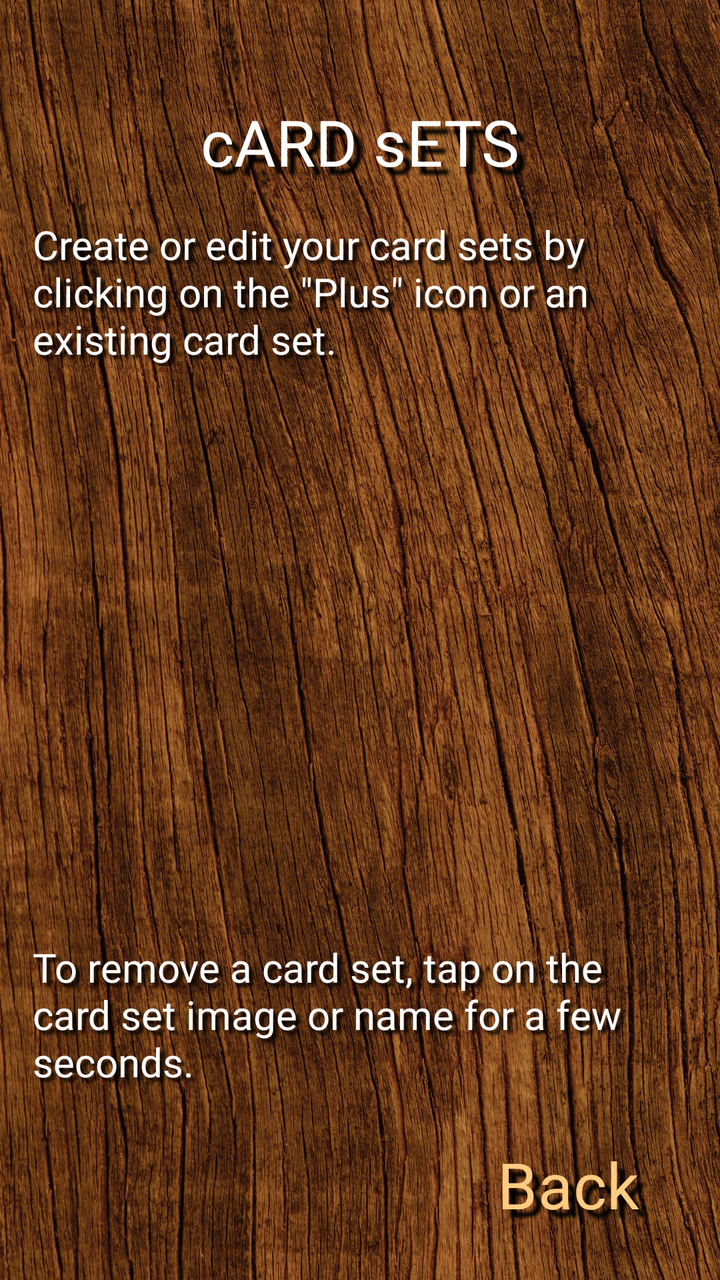
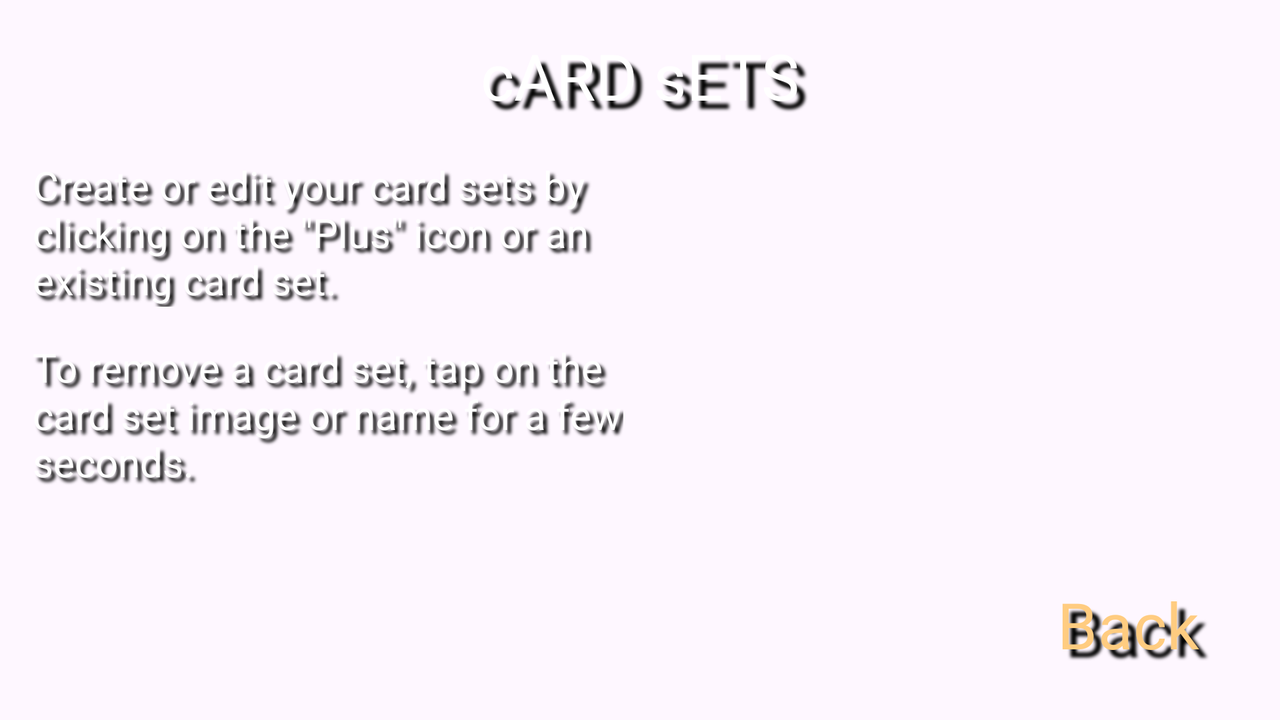

An Android layout and its configuration variant, each rendered on a device that would load it. The default file and the variant file are quoted in full after the pictures.
<!-- AndroidManifest.xml: application theme Theme.MemoryPlus -->
<!-- res/layout/activity_card_sets.xml -->
<?xml version="1.0" encoding="utf-8"?>
<androidx.constraintlayout.widget.ConstraintLayout xmlns:android="http://schemas.android.com/apk/res/android"
    xmlns:app="http://schemas.android.com/apk/res-auto"
    xmlns:tools="http://schemas.android.com/tools"
    style="@style/ActivityStyle"
    android:layout_width="match_parent"
    android:layout_height="match_parent"
    tools:context=".cardsets.CardSetsActivity">

    
    <TextView
        android:id="@+id/card_sets_title"
        style="@style/TitleStyle.Small"
        android:layout_width="match_parent"
        android:layout_height="wrap_content"
        android:layout_marginTop="@dimen/gap_big"
        android:text="@string/card_sets_title"
        app:layout_constraintTop_toTopOf="parent" />

    
    <TextView
        android:id="@+id/card_sets_message_add"
        style="@style/TextStyle"
        android:layout_width="match_parent"
        android:layout_height="wrap_content"
        android:layout_marginTop="@dimen/gap_normal"
        android:text="@string/card_sets_message_add"
        app:layout_constraintTop_toBottomOf="@id/card_sets_title" />

    
    <androidx.recyclerview.widget.RecyclerView
        android:id="@+id/card_sets_view"
        android:layout_width="match_parent"
        android:layout_height="0dp"
        android:layout_marginStart="@dimen/gap_small"
        android:layout_marginTop="@dimen/gap_normal"
        android:layout_marginBottom="@dimen/gap_normal"
        app:layoutManager="androidx.recyclerview.widget.LinearLayoutManager"
        app:layout_constraintBottom_toTopOf="@id/card_sets_message_remove"
        app:layout_constraintTop_toBottomOf="@id/card_sets_message_add"/>

    
    <TextView
        android:id="@+id/card_sets_message_remove"
        style="@style/TextStyle"
        android:layout_width="match_parent"
        android:layout_height="wrap_content"
        android:layout_marginTop="@dimen/gap_normal"
        android:layout_marginBottom="@dimen/gap_normal"
        android:text="@string/card_sets_message_remove"
        app:layout_constraintBottom_toTopOf="@id/card_sets_button_back" />

    
    <Button
        android:id="@+id/card_sets_button_back"
        style="@style/ButtonStyle"
        android:layout_width="wrap_content"
        android:layout_height="wrap_content"
        android:text="@string/button_back"
        app:layout_constraintBottom_toBottomOf="parent"
        app:layout_constraintRight_toRightOf="parent" />

</androidx.constraintlayout.widget.ConstraintLayout>
<!-- resources referenced by this layout -->
<resources>
  <dimen name="gap_big">16pt</dimen>
  <dimen name="gap_normal">8pt</dimen>
  <dimen name="gap_small">4pt</dimen>
  <string name="button_back">Back</string>
  <string name="card_sets_message_add">Create or edit your card sets by clicking on the \"Plus\" icon or an existing card set.</string>
  <string name="card_sets_message_remove">To remove a card set, tap on the card set image or name for a few seconds.</string>
  <string name="card_sets_title">cARD sETS</string>
  <style name="ActivityStyle">
          <item name="android:background">@drawable/activity_background</item>
          <item name="android:padding">@dimen/gap_normal</item>
      </style>
  <style name="ButtonStyle">
          <item name="android:background">@android:color/transparent</item>
          <item name="android:fontFamily">@font/item</item>
          <item name="android:textSize">@dimen/font_size_button</item>
          <item name="android:textColor">@color/selector_button</item>
          <item name="android:shadowColor">@color/text_shadow</item>
          <item name="android:shadowDx">@integer/shadow_offset_big</item>
          <item name="android:shadowDy">@integer/shadow_offset_big</item>
          <item name="android:shadowRadius">@integer/shadow_radius</item>
      </style>
  <style name="TextStyle">
          <item name="android:fontFamily">@font/normal</item>
          <item name="android:textColor">@color/text</item>
          <item name="android:textSize">@dimen/font_size_text</item>
          <item name="android:shadowColor">@color/text_shadow</item>
          <item name="android:shadowDx">@integer/shadow_offset</item>
          <item name="android:shadowDy">@integer/shadow_offset</item>
          <item name="android:shadowRadius">@integer/shadow_radius</item>
      </style>
  <style name="TitleStyle.Small">
          <item name="android:textSize">@dimen/font_size_title_small</item>
      </style>
  <style name="Theme.MemoryPlus" parent="Theme.Material3.DayNight.NoActionBar">
          
          <item name="colorPrimary">@color/primary</item>
          <item name="colorPrimaryDark">@color/primary_dark</item>
          <item name="colorAccent">@color/accent</item>
          
          <item name="android:windowNoTitle">true</item>
          <item name="android:windowActionBar">false</item>
          <item name="android:windowFullscreen">true</item>
          <item name="android:windowContentOverlay">@null</item>
          <item name="android:windowLayoutInDisplayCutoutMode">shortEdges</item>
          
          <item name="checkboxStyle">@style/CheckBoxStyle</item>
      </style>
  <!-- drawable activity_background: jpg bitmap (drawable-port, 950556 bytes) -->
  <dimen name="font_size_button">32sp</dimen>
  <color name="text_shadow">#FF000000</color>
  <color name="text">#FFFFFFFF</color>
  <dimen name="font_size_text">20sp</dimen>
  <dimen name="font_size_title_small">32sp</dimen>
  <color name="primary">#FFFFCC80</color>
  <color name="primary_dark">#FF806640</color>
  <color name="accent">#FF80DEEA</color>
  <style name="CheckBoxStyle" parent="Widget.Material3.CompoundButton.CheckBox">
          <item name="materialThemeOverlay">@style/ThemeOverlay.Checkbox</item>
      </style>
  <style name="ThemeOverlay.Checkbox" parent="">
          <item name="colorPrimary">@color/primary</item>
          <item name="colorOnSurface">@color/primary</item>
      </style>
</resources>
<!-- res/layout-land/activity_card_sets.xml (the repository's variant of the layout above) -->
<!-- drawn on the phone turned sideways -->
<?xml version="1.0" encoding="utf-8"?>
<androidx.constraintlayout.widget.ConstraintLayout xmlns:android="http://schemas.android.com/apk/res/android"
    xmlns:app="http://schemas.android.com/apk/res-auto"
    xmlns:tools="http://schemas.android.com/tools"
    style="@style/ActivityStyle"
    android:layout_width="match_parent"
    android:layout_height="match_parent"
    tools:context=".cardsets.CardSetsActivity">

    
    <TextView
        android:id="@+id/card_sets_title"
        style="@style/TitleStyle.Small"
        android:layout_width="match_parent"
        android:layout_height="wrap_content"
        android:text="@string/card_sets_title"
        app:layout_constraintTop_toTopOf="parent" />

    
    <LinearLayout
        android:id="@+id/card_sets_panel_left"
        android:layout_width="0dp"
        android:layout_height="0dp"
        android:layout_marginTop="@dimen/gap_normal"
        android:layout_marginEnd="@dimen/gap_small"
        android:layout_marginBottom="@dimen/gap_normal"
        android:gravity="center"
        android:orientation="vertical"
        app:layout_constraintBottom_toTopOf="@id/card_sets_button_back"
        app:layout_constraintLeft_toLeftOf="parent"
        app:layout_constraintRight_toLeftOf="@id/card_sets_view"
        app:layout_constraintTop_toBottomOf="@id/card_sets_title">

        
        <TextView
            android:id="@+id/card_sets_message_add"
            style="@style/TextStyle"
            android:layout_width="match_parent"
            android:layout_height="wrap_content"
            android:layout_marginBottom="@dimen/gap_small"
            android:text="@string/card_sets_message_add" />

        
        <TextView
            android:id="@+id/card_sets_message_remove"
            style="@style/TextStyle"
            android:layout_width="match_parent"
            android:layout_height="wrap_content"
            android:layout_marginTop="@dimen/gap_small"
            android:layout_marginBottom="@dimen/gap_normal"
            android:text="@string/card_sets_message_remove" />

    </LinearLayout>

    
    <androidx.recyclerview.widget.RecyclerView
        android:id="@+id/card_sets_view"
        android:layout_width="0dp"
        android:layout_height="0dp"
        android:layout_marginStart="@dimen/gap_small"
        android:layout_marginTop="@dimen/gap_normal"
        android:layout_marginBottom="@dimen/gap_normal"
        app:layoutManager="androidx.recyclerview.widget.LinearLayoutManager"
        app:layout_constraintBottom_toTopOf="@id/card_sets_button_back"
        app:layout_constraintLeft_toRightOf="@id/card_sets_panel_left"
        app:layout_constraintRight_toRightOf="parent"
        app:layout_constraintTop_toBottomOf="@id/card_sets_title">

    </androidx.recyclerview.widget.RecyclerView>

    
    <Button
        android:id="@+id/card_sets_button_back"
        style="@style/ButtonStyle"
        android:layout_width="wrap_content"
        android:layout_height="wrap_content"
        android:text="@string/button_back"
        app:layout_constraintBottom_toBottomOf="parent"
        app:layout_constraintRight_toRightOf="parent" />

</androidx.constraintlayout.widget.ConstraintLayout>
<!-- resources referenced by the variant -->
<!-- as the phone turned sideways resolves them -->
<resources>
  <dimen name="gap_normal">8pt</dimen>
  <dimen name="gap_small">4pt</dimen>
  <string name="button_back">Back</string>
  <string name="card_sets_message_add">Create or edit your card sets by clicking on the \"Plus\" icon or an existing card set.</string>
  <string name="card_sets_message_remove">To remove a card set, tap on the card set image or name for a few seconds.</string>
  <string name="card_sets_title">cARD sETS</string>
  <style name="ActivityStyle">
          <item name="android:background">@drawable/activity_background</item>
          <item name="android:padding">@dimen/gap_normal</item>
      </style>
  <style name="ButtonStyle">
          <item name="android:background">@android:color/transparent</item>
          <item name="android:fontFamily">@font/item</item>
          <item name="android:textSize">@dimen/font_size_button</item>
          <item name="android:textColor">@color/selector_button</item>
          <item name="android:shadowColor">@color/text_shadow</item>
          <item name="android:shadowDx">@integer/shadow_offset_big</item>
          <item name="android:shadowDy">@integer/shadow_offset_big</item>
          <item name="android:shadowRadius">@integer/shadow_radius</item>
      </style>
  <style name="TextStyle">
          <item name="android:fontFamily">@font/normal</item>
          <item name="android:textColor">@color/text</item>
          <item name="android:textSize">@dimen/font_size_text</item>
          <item name="android:shadowColor">@color/text_shadow</item>
          <item name="android:shadowDx">@integer/shadow_offset</item>
          <item name="android:shadowDy">@integer/shadow_offset</item>
          <item name="android:shadowRadius">@integer/shadow_radius</item>
      </style>
  <style name="TitleStyle.Small">
          <item name="android:textSize">@dimen/font_size_title_small</item>
      </style>
  <style name="Theme.MemoryPlus" parent="Theme.Material3.DayNight.NoActionBar">
          
          <item name="colorPrimary">@color/primary</item>
          <item name="colorPrimaryDark">@color/primary_dark</item>
          <item name="colorAccent">@color/accent</item>
          
          <item name="android:windowNoTitle">true</item>
          <item name="android:windowActionBar">false</item>
          <item name="android:windowFullscreen">true</item>
          <item name="android:windowContentOverlay">@null</item>
          <item name="android:windowLayoutInDisplayCutoutMode">shortEdges</item>
          
          <item name="checkboxStyle">@style/CheckBoxStyle</item>
      </style>
  <!-- drawable activity_background: jpg bitmap (drawable-port, 950556 bytes) -->
  <dimen name="font_size_button">32sp</dimen>
  <color name="text_shadow">#FF000000</color>
  <color name="text">#FFFFFFFF</color>
  <dimen name="font_size_text">20sp</dimen>
  <dimen name="font_size_title_small">32sp</dimen>
  <color name="primary">#FFFFCC80</color>
  <color name="primary_dark">#FF806640</color>
  <color name="accent">#FF80DEEA</color>
  <style name="CheckBoxStyle" parent="Widget.Material3.CompoundButton.CheckBox">
          <item name="materialThemeOverlay">@style/ThemeOverlay.Checkbox</item>
      </style>
  <style name="ThemeOverlay.Checkbox" parent="">
          <item name="colorPrimary">@color/primary</item>
          <item name="colorOnSurface">@color/primary</item>
      </style>
</resources>
